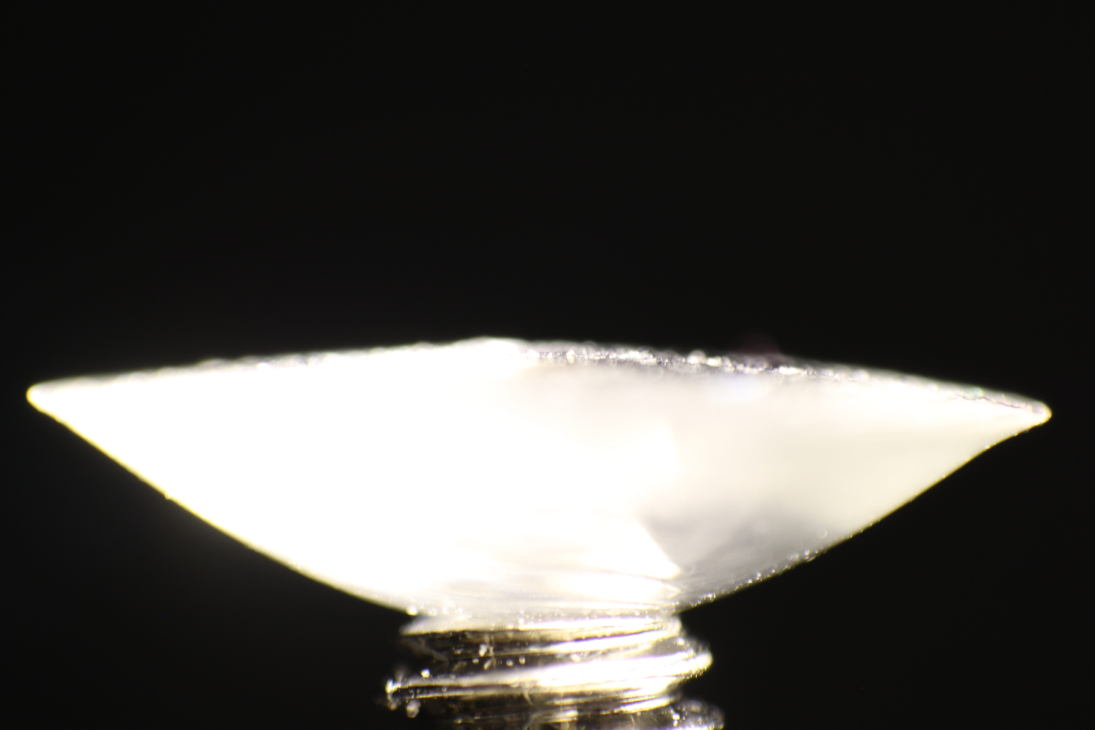
#> input picture CarletonLiquidLensImages/IMG_1285.jpg, 5472 x 3648 px, found by its file name (shown at 1/5 size)
$ python imagerecognition.py
#> lines starting #> are read from the running program, lines starting #| are printed output that depends on the picture; after the words box and inside, x2 and y2 are one past the last pixel; in counts of white or black regions, pixels touching at a corner belong together
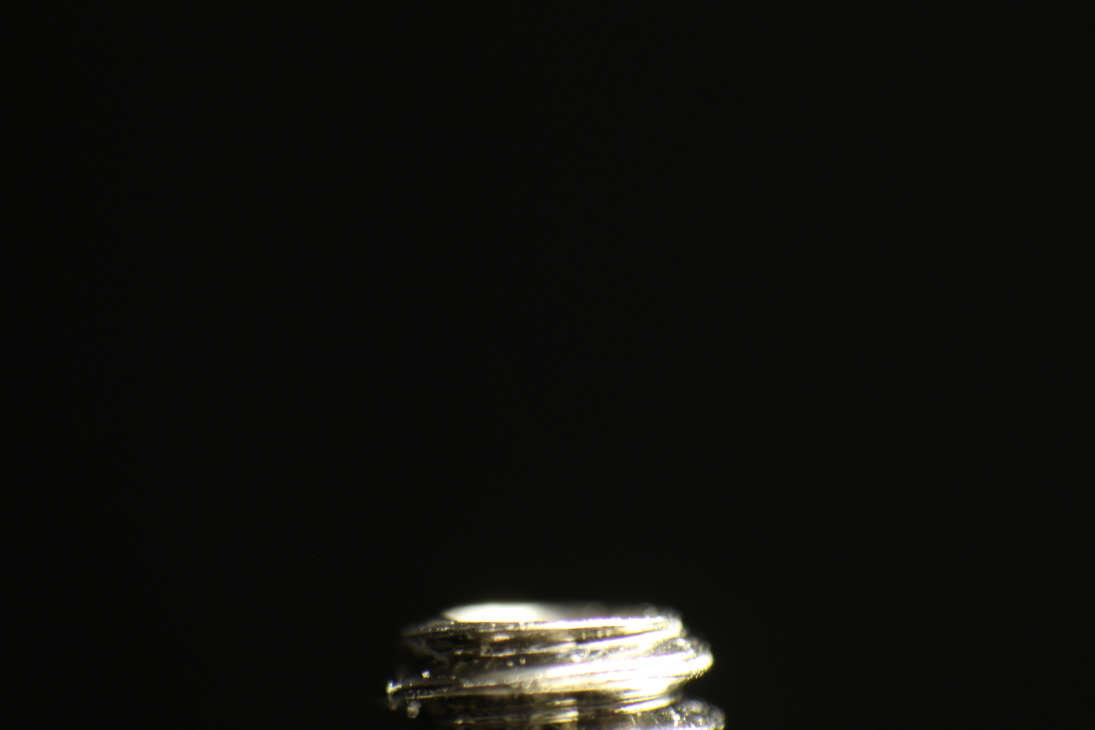
#> input picture CarletonLiquidLensImages/IMG_Negative.jpg, 5472 x 3648 px, found by its file name (shown at 1/5 size)
### hsvtuner.py
import cv2
import numpy as np

def empty(a):
    pass

def stackImages(scale,imgArray):
    rows = len(imgArray)
    cols = len(imgArray[0])
    rowsAvailable = isinstance(imgArray[0], list)
    width = imgArray[0][0].shape[1]
    height = imgArray[0][0].shape[0]
    if rowsAvailable:
        for x in range ( 0, rows):
            for y in range(0, cols):
                if imgArray[x][y].shape[:2] == imgArray[0][0].shape [:2]:
                    imgArray[x][y] = cv2.resize(imgArray[x][y], (0, 0), None, scale, scale)
                else:
                    imgArray[x][y] = cv2.resize(imgArray[x][y], (imgArray[0][0].shape[1], imgArray[0][0].shape[0]), None, scale, scale)
                if len(imgArray[x][y].shape) == 2: imgArray[x][y]= cv2.cvtColor( imgArray[x][y], cv2.COLOR_GRAY2BGR)
        imageBlank = np.zeros((height, width, 3), np.uint8)
        hor = [imageBlank]*rows
        hor_con = [imageBlank]*rows
        for x in range(0, rows):
            hor[x] = np.hstack(imgArray[x])
        ver = np.vstack(hor)
    else:
        for x in range(0, rows):
            if imgArray[x].shape[:2] == imgArray[0].shape[:2]:
                imgArray[x] = cv2.resize(imgArray[x], (0, 0), None, scale, scale)
            else:
                imgArray[x] = cv2.resize(imgArray[x], (imgArray[0].shape[1], imgArray[0].shape[0]), None,scale, scale)
            if len(imgArray[x].shape) == 2: imgArray[x] = cv2.cvtColor(imgArray[x], cv2.COLOR_GRAY2BGR)
        hor= np.hstack(imgArray)
        ver = hor
    return ver

def tune_hsv(img):
    cv2.namedWindow("TrackBars")
    cv2.resizeWindow("TrackBars",640,240)

    cv2.createTrackbar("Hue Min","TrackBars",0,179,empty)
    cv2.createTrackbar("Hue Max","TrackBars",117,179,empty)
    cv2.createTrackbar("Sat Min","TrackBars",0,255,empty)
    cv2.createTrackbar("Sat Max","TrackBars",254,255,empty)
    cv2.createTrackbar("Val Min","TrackBars",137,255,empty)
    cv2.createTrackbar("Val Max","TrackBars",255,255,empty)
    imgHSV= cv2.cvtColor(img,cv2.COLOR_BGR2HSV)
    end  = False
    while not (end):
        h_min = cv2.getTrackbarPos("Hue Min","TrackBars")
        h_max = cv2.getTrackbarPos("Hue Max", "TrackBars")
        s_min = cv2.getTrackbarPos("Sat Min", "TrackBars")
        s_max = cv2.getTrackbarPos("Sat Max", "TrackBars")
        v_min = cv2.getTrackbarPos("Val Min", "TrackBars")
        v_max = cv2.getTrackbarPos("Val Max", "TrackBars")

        lower = np.array([h_min,s_min,v_min])
        upper = np.array([h_max,s_max,v_max])

        #print(h_min,h_max,s_min,s_max,v_min,v_max)
        mask = cv2.inRange(img,lower,upper)
        imgResult = cv2.bitwise_and(img,img,mask=mask)


        imgStack = stackImages(0.6,([img,imgHSV],[mask,imgResult]))

        cv2.imshow("Image Stack", imgStack)
        key = cv2.waitKey(1)

        if key == ord('q'):
            end = True
            cv2.destroyAllWindows()
    return lower,upper

### imagecropper.py
import cv2

class DrawLineWidget(object):
    def __init__(self, input_img):
        self.original_image = input_img
        self.clone = self.original_image.copy()

        cv2.namedWindow('image')
        cv2.setMouseCallback('image', self.extract_coordinates)

        # List to store start/end points
        self.image_coordinates = []

    # [17 lines left out: function extract_coordinates, not called in this run]

    def show_image(self):
        return self.clone

### imagerecognition.py
import numpy as np
import cv2
import hsvtuner
import imagecropper

def get_canny_contour(img_in = cv2.imread('CarletonLiquidLensImages\IMG_1285.jpg'),    negative_in = cv2.imread('CarletonLiquidLensImages\IMG_Negative.jpg')):
    img_blur = cv2.GaussianBlur(img_in, (251,251), 0)
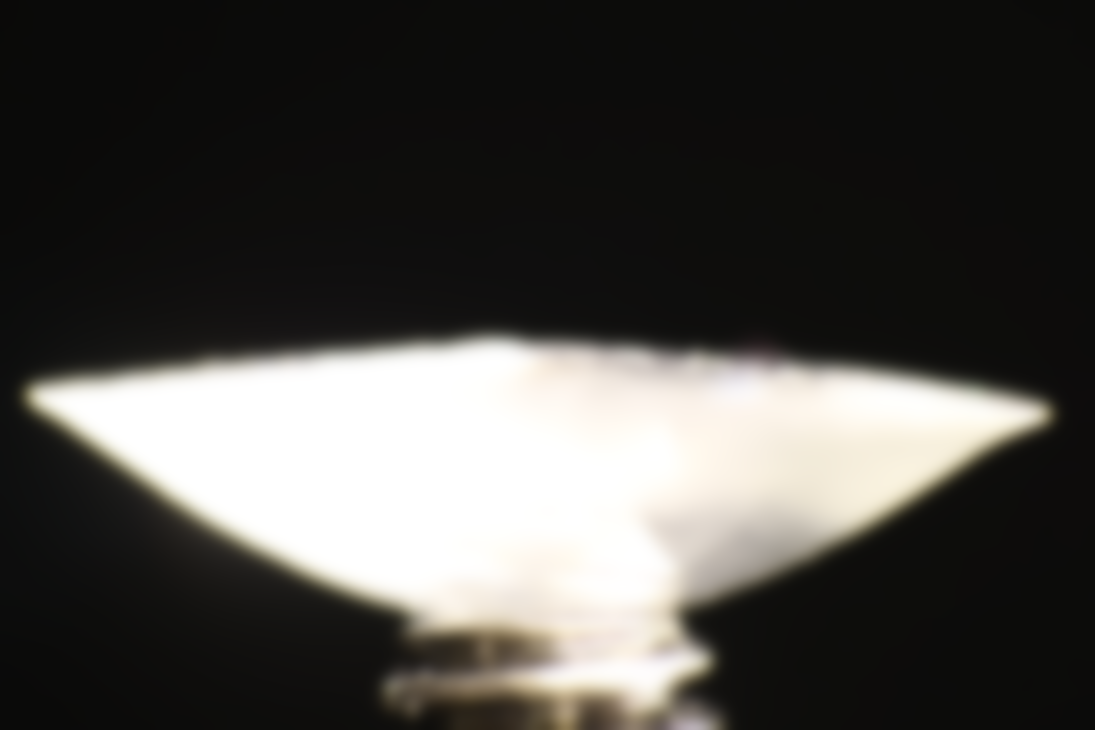
#> img_blur: shape (3648, 5472, 3) (shown at 1/5 size); mean B, G, R 70.3, 73.6, 75.2
#> img_in is the input picture: shape (3648, 5472, 3); mean B, G, R 70.3, 73.5, 75.2
    negative_blur = cv2.GaussianBlur(negative_in, (251,251), 0)
#> negative_in is the input picture: shape (3648, 5472, 3); mean B, G, R 13, 15.6, 15.5
    screw = cv2.bitwise_and(negative_blur,img_blur)
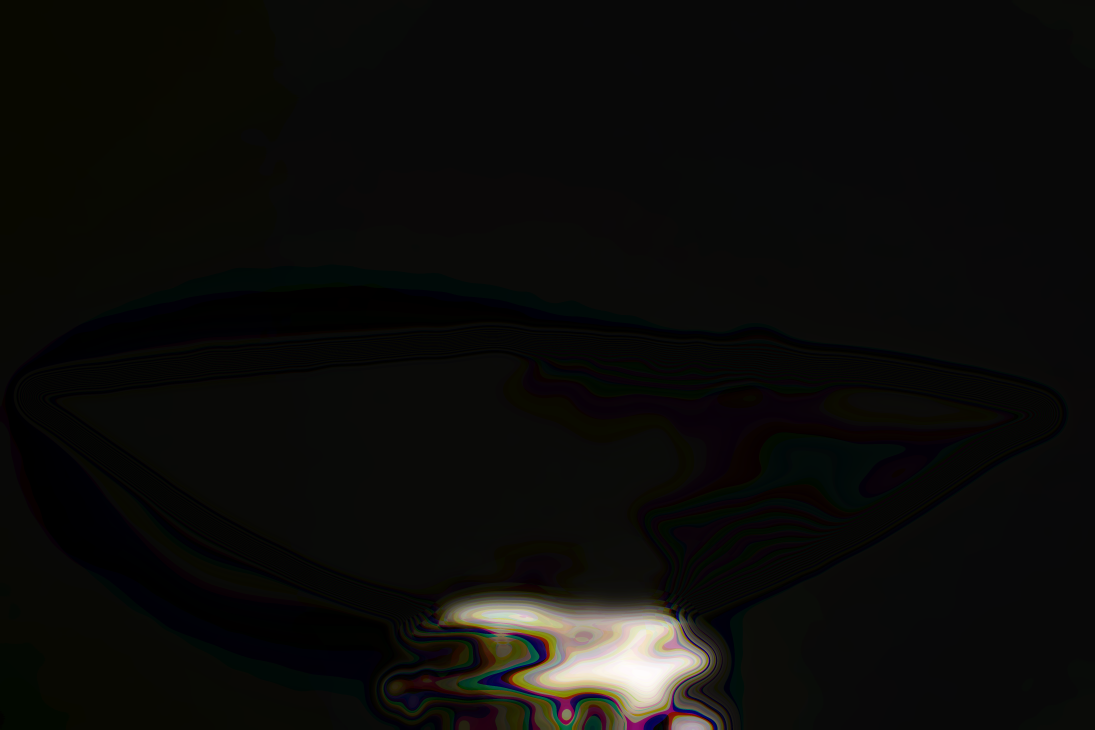
#> screw: shape (3648, 5472, 3) (shown at 1/5 size); mean B, G, R 10.1, 12, 12.4
    lens = cv2.bitwise_xor(img_blur,screw)

    small_lens = cv2.resize(lens, (0,0), fx = 0.125, fy = 0.125)
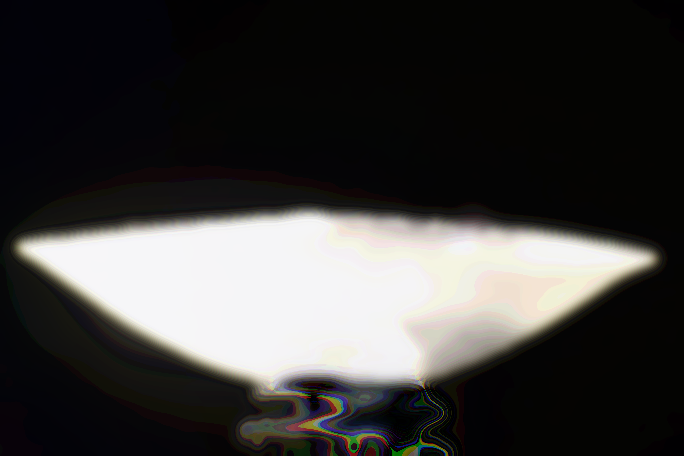
#> small_lens: shape (456, 684, 3); mean B, G, R 60.2, 61.5, 62.8
    medium_lens = cv2.resize(lens, (0,0), fx = 0.25, fy = 0.25)

    threshold = hsvtuner.tune_hsv(small_lens)
#> in tune_hsv, `imgHSV= cv2.cvtColor(img,cv2.COLOR_BGR2HSV)`: imgHSV: shape (456, 684, 3); mean H, S, V 65.5, 85.6, 64.6
#> in tune_hsv, `mask = cv2.inRange(img,lower,upper)`:
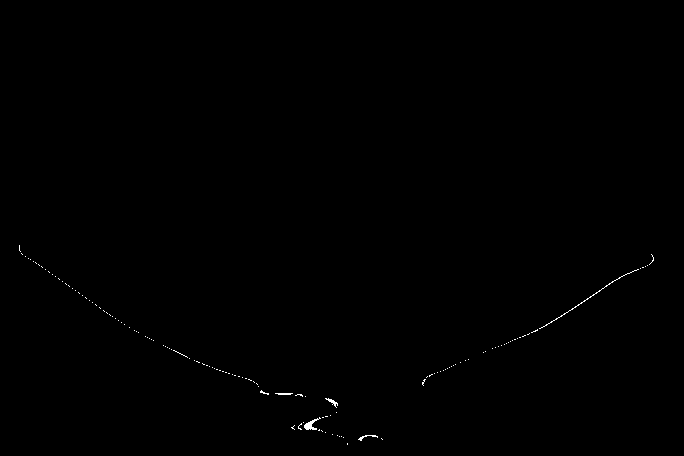
#> mask: shape (456, 684); 0.19% white in thin lines or dots, all inside (x1, y1, x2, y2) = (19, 245, 654, 445)
#> in tune_hsv, `imgStack = stackImages(0.6,([img,imgHSV],[mask,imgResult]))`:
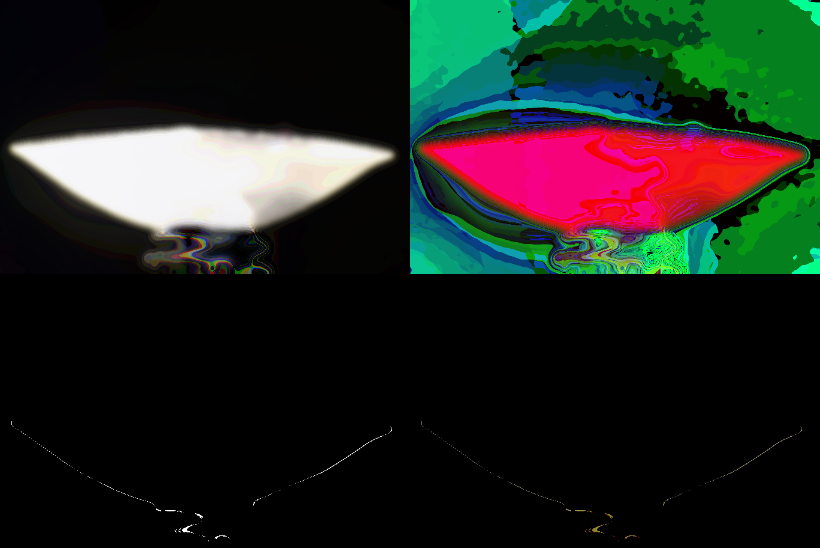
#> imgStack: shape (548, 820, 3); mean B, G, R 31.6, 36.9, 32
#> (key q is pressed here)
#> threshold = ([0, 0, 137], [117, 254, 255])
    lower = threshold[0]
#> lower = [0, 0, 137]
    upper = threshold[1]
#> upper = [117, 254, 255]

    mask = cv2.inRange(medium_lens,lower,upper)
#> mask: shape (912, 1368); 0.19% white in thin lines or dots, all inside (x1, y1, x2, y2) = (38, 484, 1308, 896)


    img_blur = cv2.GaussianBlur(mask, (3,3), 0)
#> img_blur: shape (912, 1368)
    edges = cv2.Canny(img_blur, threshold1=100, threshold2=200) # Canny Edge Detection
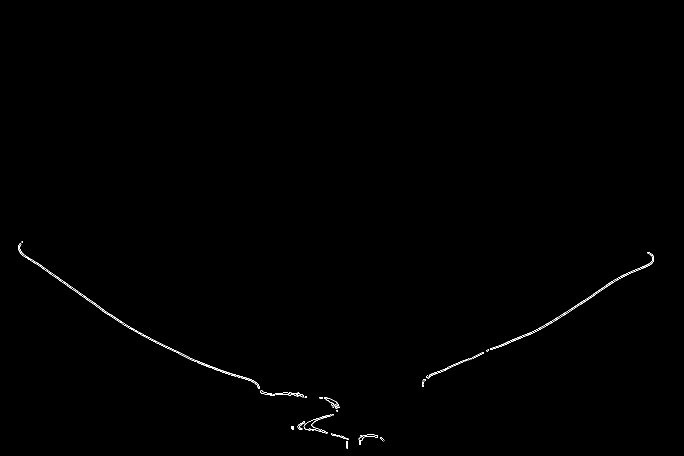
#> edges: shape (912, 1368) (shown at 1/2 size); 0.27% white in thin lines or dots, all inside (x1, y1, x2, y2) = (37, 483, 1308, 897)


    # Display Canny Edge Detection Image

    cv2.imshow("Image Stack", edges)
    cv2.waitKey(0)

    cv2.destroyAllWindows()
    return edges
if __name__ == '__main__':
    canny_edges = get_canny_contour()
    print("hi")
    cv2.imshow("afd", canny_edges)
    draw_line_widget = imagecropper.DrawLineWidget(canny_edges)
    should_continue = True
    while should_continue:
        cv2.imshow('image', draw_line_widget.show_image())
        key = cv2.waitKey(1)
#> (key q is pressed here)

        # Close program with keyboard 'q'
        if key == ord('q'):
            cv2.destroyAllWindows()
            should_continue = False
